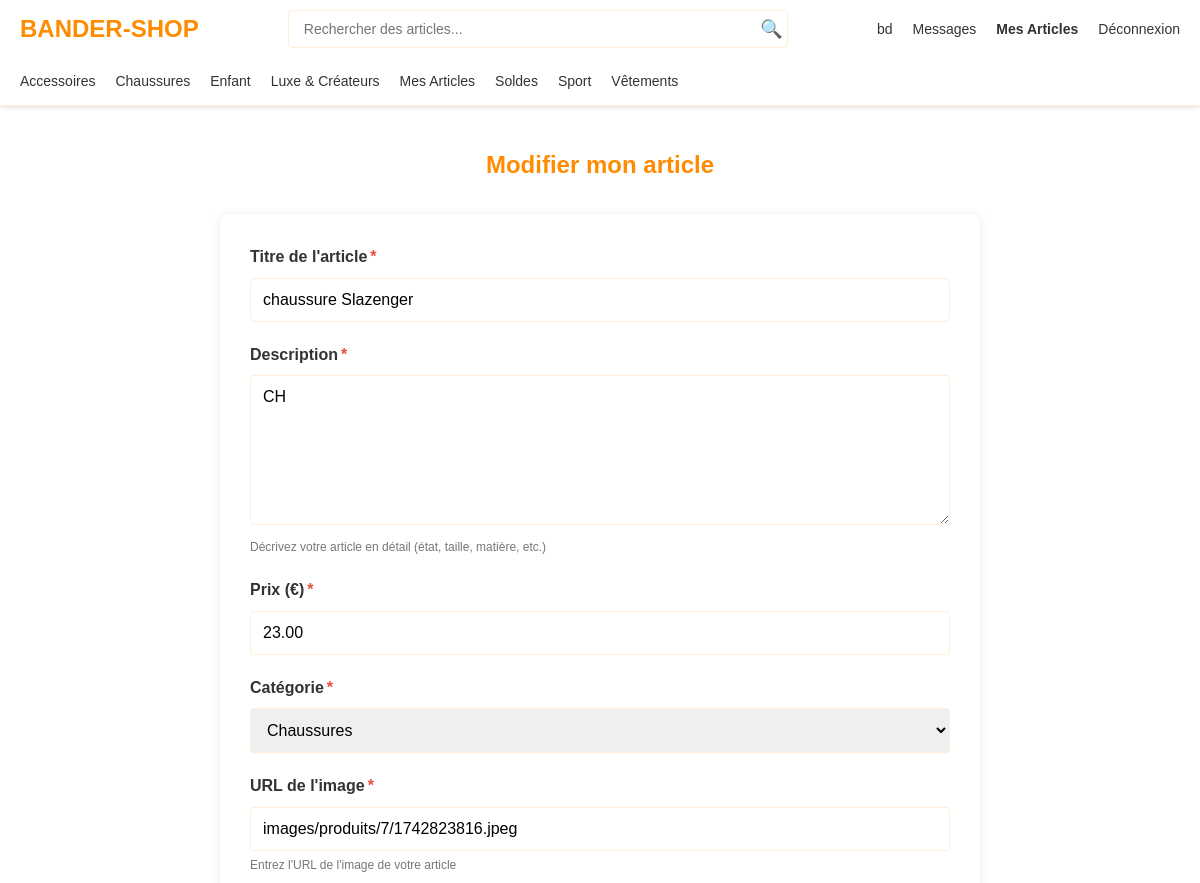
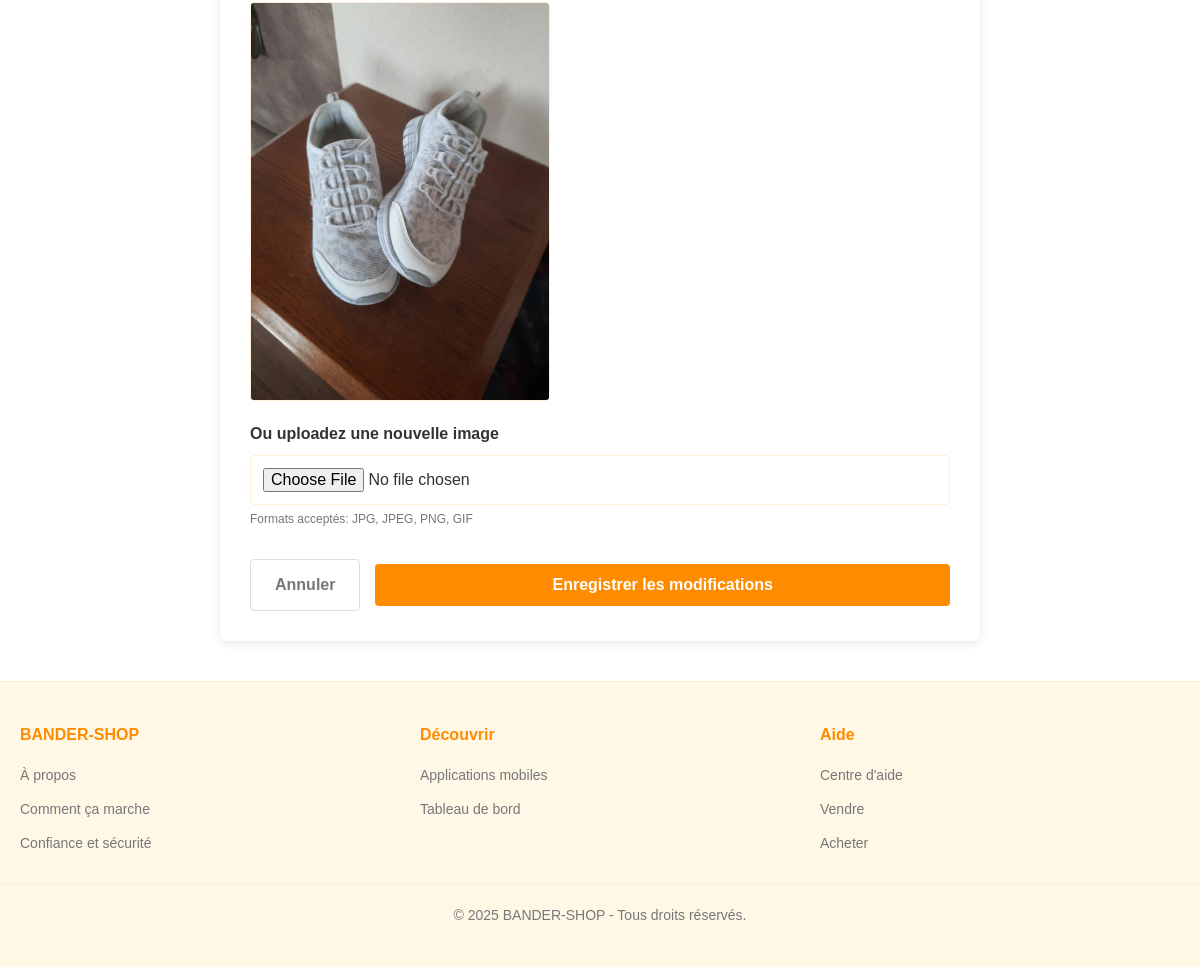
The app's page /modifier_produit.php?id=7 (signed in) with its own data (2 pictures, top to bottom).
### tables this page shows
CREATE TABLE `categories` (
  `id` int NOT NULL AUTO_INCREMENT,
  `nom` varchar(100) NOT NULL,
  PRIMARY KEY (`id`),
  UNIQUE KEY `nom` (`nom`)
);

CREATE TABLE `products` (
  `id` int NOT NULL AUTO_INCREMENT,
  `titre` varchar(255) NOT NULL,
  `description` text,
  `prix` decimal(10,2) NOT NULL,
  `categorie_id` int DEFAULT NULL,
  `vendeur_id` int DEFAULT NULL,
  `date_publication` timestamp NULL DEFAULT CURRENT_TIMESTAMP,
  `image_url` varchar(255) DEFAULT NULL,
  `status` enum('disponible','vendu','retiré') DEFAULT 'disponible',
  `taille` varchar(20) DEFAULT NULL,
  PRIMARY KEY (`id`),
  KEY `categorie_id` (`categorie_id`),
  KEY `vendeur_id` (`vendeur_id`),
  CONSTRAINT `products_ibfk_1` FOREIGN KEY (`categorie_id`) REFERENCES `categories` (`id`) ON DELETE SET NULL,
  CONSTRAINT `products_ibfk_2` FOREIGN KEY (`vendeur_id`) REFERENCES `users` (`id`) ON DELETE CASCADE
);

### modifier_produit.php (the view, shortened to what this page needs)
<?php
$product_id = $_GET['id'];
$user_id = $_SESSION['user_id'];
try {
    $pdo = new PDO("mysql:host=localhost;dbname=e_boutique", "root", "rootroot");
    $pdo->setAttribute(PDO::ATTR_ERRMODE, PDO::ERRMODE_EXCEPTION);
} catch (PDOException $e) {
    die("Erreur de connexion : " . $e->getMessage());
}
$stmt = $pdo->query("SELECT * FROM categories");
$categories = $stmt->fetchAll();
$categories_filtrees = array_filter($categories, function($category) {
    return $category['nom'] !== 'Homme' && $category['nom'] !== 'Femme';
});
$stmt = $pdo->prepare("SELECT * FROM products WHERE id = ? AND vendeur_id = ?");
$stmt->execute([$product_id, $user_id]);
$produit = $stmt->fetch();
$errors = [];
?>
<!DOCTYPE html>
<html lang="fr">
<head>
</head>
<body>
<header>
    <div class="header-container">
        <div class="logo">
            <a href="index.php">BANDER-SHOP</a>
        </div>
        <div class="search-container">
            <form class="search-bar" action="index.php" method="get">
                <input type="text" placeholder="Rechercher des articles..." name="search">
                <button type="submit">🔍</button>
            </form>
        </div>
        <div class="header-actions">
            <a href="compte.php"><?= htmlspecialchars($_SESSION['user_nom'] ?? 'Mon compte'); ?></a>
            <a href="messages.php">Messages</a>
            <a href="mes_articles.php"><strong>Mes Articles</strong></a>
            <a href="logout.php">Déconnexion</a>
        </div>
    </div>
    <nav class="category-nav">
        <ul>
            <?php foreach ($categories_filtrees as $category): ?>
                <li>
                    <a href="index.php?categorie_id=<?= $category['id'] ?>">
                        <?= htmlspecialchars($category['nom']) ?>
                    </a>
                </li>
            <?php endforeach; ?>
        </ul>
    </nav>
</header>
<main>
    <h1 class="page-title">Modifier mon article</h1>
    <div class="form-container">
        <form method="post" action="modifier_produit.php?id=<?= $product_id ?>" enctype="multipart/form-data">
            <div class="form-group">
                <label for="titre">Titre de l'article<span class="required-star">*</span></label>
                <input type="text" class="form-control <?= isset($errors['titre']) ? 'error' : '' ?>" id="titre" name="titre" value="<?= htmlspecialchars($produit['titre']) ?>" required>
            </div>
            <div class="form-group">
                <label for="description">Description<span class="required-star">*</span></label>
                <textarea class="form-control <?= isset($errors['description']) ? 'error' : '' ?>" id="description" name="description" rows="5" required><?= htmlspecialchars($produit['description']) ?></textarea>
                <span class="form-hint">Décrivez votre article en détail (état, taille, matière, etc.)</span>
            </div>
            <div class="form-group">
                <label for="prix">Prix (€)<span class="required-star">*</span></label>
                <input type="number" step="0.01" min="0.01" class="form-control <?= isset($errors['prix']) ? 'error' : '' ?>" id="prix" name="prix" value="<?= htmlspecialchars($produit['prix']) ?>" required>
            </div>
            <div class="form-group">
                <label for="categorie_id">Catégorie<span class="required-star">*</span></label>
                <select class="form-control <?= isset($errors['categorie_id']) ? 'error' : '' ?>" id="categorie_id" name="categorie_id" required>
                    <?php foreach ($categories_filtrees as $category): ?>
                        <option value="<?= $category['id'] ?>" <?= $produit['categorie_id'] == $category['id'] ? 'selected' : '' ?>>
                            <?= htmlspecialchars($category['nom']) ?>
                        </option>
                    <?php endforeach; ?>
                </select>
            </div>
            <div class="form-group">
                <label for="image_url">URL de l'image<span class="required-star">*</span></label>
                <input type="text" class="form-control <?= isset($errors['image_url']) ? 'error' : '' ?>" id="image_url" name="image_url" value="<?= htmlspecialchars($produit['image_url']) ?>" required>
                <span class="form-hint">Entrez l'URL de l'image de votre article</span>
                <img id="image-preview" class="image-preview" src="<?= htmlspecialchars($produit['image_url']) ?>" alt="Prévisualisation" style="display: <?= empty($produit['image_url']) ? 'none' : 'block' ?>;">
            </div>
            <div class="form-group">
                <label for="image">Ou uploadez une nouvelle image</label>
                <input type="file" class="form-control" id="image" name="image" accept="image/*">
                <span class="form-hint">Formats acceptés: JPG, JPEG, PNG, GIF</span>
            </div>
            <div class="form-actions">
                <a href="mes_articles.php" class="cancel-button">Annuler</a>
                <button type="submit" class="submit-button">Enregistrer les modifications</button>
            </div>
        </form>
    </div>
</main>
<footer>
    <div class="footer-container">
        <div class="footer-column">
            <h4>BANDER-SHOP</h4>
            <ul>
                <li><a href="#">À propos</a></li>
                <li><a href="#">Comment ça marche</a></li>
                <li><a href="#">Confiance et sécurité</a></li>
            </ul>
        </div>
        <div class="footer-column">
            <h4>Découvrir</h4>
            <ul>
                <li><a href="#">Applications mobiles</a></li>
                <li><a href="#">Tableau de bord</a></li>
            </ul>
        </div>
        <div class="footer-column">
            <h4>Aide</h4>
            <ul>
                <li><a href="#">Centre d'aide</a></li>
                <li><a href="#">Vendre</a></li>
                <li><a href="#">Acheter</a></li>
            </ul>
        </div>
    </div>
    <div class="copyright">
        <p>&copy; 2025 BANDER-SHOP - Tous droits réservés.</p>
    </div>
</footer>
</body>
</html>

### modifier_produit.php (style rules this page uses)
:root { --primary-color: #FF8C00; --secondary-color: #FFA500; --accent-color: #FFD700; --text-color: #333; --light-background: #FFF8E7; --border-color: #FFEFD5; --error-color: #e74c3c; --success-color: #2ecc71; }
* { margin: 0; padding: 0; box-sizing: border-box; font-family: Arial, sans-serif; }
body { background-color: #fff; color: var(--text-color); line-height: 1.6; }
header { background-color: white; box-shadow: 0 2px 4px rgba(0, 0, 0, 0.1); position: sticky; top: 0; z-index: 100; }
.header-container { max-width: 1200px; margin: 0 auto; padding: 10px 20px; display: flex; align-items: center; justify-content: space-between; }
.logo a { text-decoration: none; color: var(--primary-color); font-weight: bold; font-size: 24px; }
.search-container { flex-grow: 1; max-width: 500px; margin: 0 20px; }
.search-bar { position: relative; width: 100%; }
.search-bar input { width: 100%; padding: 10px 40px 10px 15px; border: 1px solid var(--border-color); border-radius: 4px; font-size: 14px; }
.search-bar button { position: absolute; right: 5px; top: 50%; transform: translateY(-50%); background: none; border: none; cursor: pointer; font-size: 18px; color: var(--primary-color); }
.header-actions { display: flex; align-items: center; gap: 20px; }
.header-actions a { text-decoration: none; color: var(--text-color); font-size: 14px; }
.category-nav { background-color: white; border-bottom: 1px solid var(--border-color); overflow-x: auto; white-space: nowrap; }
.category-nav ul { max-width: 1200px; margin: 0 auto; padding: 0 20px; display: flex; list-style: none; }
.category-nav li { margin-right: 20px; }
.category-nav a { display: inline-block; text-decoration: none; color: var(--text-color); padding: 12px 0; font-size: 14px; position: relative; }
main { max-width: 800px; margin: 40px auto; padding: 0 20px; }
.page-title { font-size: 24px; margin-bottom: 30px; color: var(--primary-color); text-align: center; }
.form-container { background-color: white; border-radius: 8px; box-shadow: 0 2px 10px rgba(0, 0, 0, 0.1); padding: 30px; margin-bottom: 40px; }
.form-group { margin-bottom: 20px; }
.form-group label { display: block; margin-bottom: 8px; font-weight: 600; color: var(--text-color); }
.required-star { color: var(--error-color); margin-left: 3px; }
.form-control { width: 100%; padding: 12px; border: 1px solid var(--border-color); border-radius: 4px; font-size: 16px; transition: border-color 0.3s, box-shadow 0.3s; }
textarea.form-control { min-height: 150px; resize: vertical; }
.form-hint { display: block; margin-top: 5px; font-size: 12px; color: #777; }
.image-preview { width: 100%; max-width: 300px; margin-top: 10px; border-radius: 4px; border: 1px solid var(--border-color); }
.form-actions { display: flex; align-items: center; gap: 15px; margin-top: 30px; }
.submit-button { flex: 1; padding: 12px 24px; background-color: var(--primary-color); color: white; font-weight: bold; font-size: 16px; border: none; border-radius: 4px; cursor: pointer; transition: background-color 0.3s; }
.cancel-button { padding: 12px 24px; background-color: white; color: #777; font-weight: bold; font-size: 16px; border: 1px solid #ddd; border-radius: 4px; cursor: pointer; text-decoration: none; text-align: center; transition: background-color 0.3s; }
footer { background-color: var(--light-background); border-top: 1px solid var(--border-color); padding: 40px 0; margin-top: 40px; }
.footer-container { max-width: 1200px; margin: 0 auto; padding: 0 20px; display: grid; grid-template-columns: repeat(auto-fit, minmax(200px, 1fr)); gap: 40px; }
.footer-column h4 { font-size: 16px; margin-bottom: 15px; color: var(--primary-color); }
.footer-column ul { list-style: none; }
.footer-column li { margin-bottom: 8px; }
.footer-column a { text-decoration: none; color: #777; font-size: 14px; }
.copyright { max-width: 1200px; margin: 20px auto 0; padding: 20px 20px 0; border-top: 1px solid var(--border-color); text-align: center; color: #777; font-size: 14px; }

### records on screen
categories: nom "Accessoires"
categories: nom "Chaussures"
categories: nom "Enfant"
categories: nom "Luxe & Créateurs"
categories: nom "Mes Articles"
categories: nom "Soldes"
categories: nom "Sport"
categories: nom "Vêtements"
products: titre "chaussure Slazenger", description "CH", prix "23.00", categorie_id "Chaussures", image_url "images/produits/7/1742823816.jpeg", image_url (picture)

### other values on screen
$_SESSION['user_nom'] "bd"
